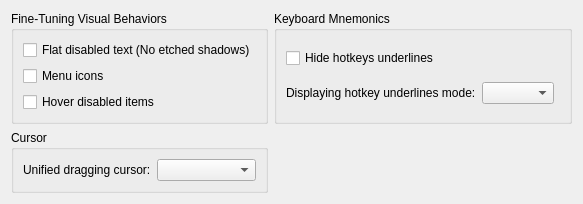
     <widget class="QWidget" name="tab_4">
      <attribute name="title">
       <string>Behavior</string>
      </attribute>
      <layout class="QGridLayout" name="gridLayout_tab4">
       <item row="0" column="1">
        <widget class="QGroupBox" name="gbShortcutMetrics">
         <property name="title">
          <string>Keyboard Mnemonics</string>
         </property>
         <layout class="QGridLayout" name="gridLayout_shortcutMetrics">
          <item row="1" column="1">
           <widget class="QComboBox" name="cbMnemonicUnderlineMode">
            <property name="sizePolicy">
             <sizepolicy hsizetype="Expanding" vsizetype="Fixed">
              <horstretch>0</horstretch>
              <verstretch>0</verstretch>
             </sizepolicy>
            </property>
            <property name="toolTip">
             <string>Choose how menu shortcut underlines respond to the ALT key. (Only active if 'Hide shortcut underlines' is checked).</string>
            </property>
            <property name="sizeAdjustPolicy">
             <enum>QComboBox::SizeAdjustPolicy::AdjustToContents</enum>
            </property>
           </widget>
          </item>
          <item row="1" column="0">
           <widget class="QLabel" name="lblMnemonicUnderlineMode">
            <property name="text">
             <string>Displaying hotkey underlines mode:</string>
            </property>
           </widget>
          </item>
          <item row="1" column="2">
           <spacer name="shortcutSpacer">
            <property name="orientation">
             <enum>Qt::Orientation::Horizontal</enum>
            </property>
            <property name="sizeHint" stdset="0">
             <size>
              <width>0</width>
              <height>0</height>
             </size>
            </property>
           </spacer>
          </item>
          <item row="0" column="0" colspan="3">
           <widget class="QCheckBox" name="chkHideShortcuts">
            <property name="toolTip">
             <string>Prevents visual clutter by hiding shortcut underlines unless the Alt key is held.</string>
            </property>
            <property name="text">
             <string>Hide hotkeys underlines</string>
            </property>
           </widget>
          </item>
         </layout>
        </widget>
       </item>
       <item row="3" column="0">
        <spacer name="verticalSpacer_7">
         <property name="orientation">
          <enum>Qt::Orientation::Vertical</enum>
         </property>
         <property name="sizeHint" stdset="0">
          <size>
           <width>20</width>
           <height>0</height>
          </size>
         </property>
        </spacer>
       </item>
       <item row="0" column="0">
        <widget class="QGroupBox" name="grpBehaviors">
         <property name="title">
          <string>Fine-Tuning Visual Behaviors</string>
         </property>
         <layout class="QGridLayout" name="gridLayout_behaviors">
          <item row="1" column="0">
           <widget class="QCheckBox" name="chkMenuIcons">
            <property name="toolTip">
             <string>Toggle the visibility of icons inside standard dropdown menus and submenus.</string>
            </property>
            <property name="text">
             <string>Menu icons</string>
            </property>
           </widget>
          </item>
          <item row="0" column="0">
           <widget class="QCheckBox" name="chkFlatDisabledText">
            <property name="toolTip">
             <string>Disables the default legacy 3D engraved shadows behind disabled elements.</string>
            </property>
            <property name="text">
             <string>Flat disabled text (No etched shadows)</string>
            </property>
           </widget>
          </item>
          <item row="2" column="0">
           <widget class="QCheckBox" name="chkMenuDisabledActive">
            <property name="toolTip">
             <string>Toggle whether the highlight hover remains active when hovering disabled menu items.</string>
            </property>
            <property name="text">
             <string>Hover disabled items</string>
            </property>
           </widget>
          </item>
         </layout>
        </widget>
       </item>
       <item row="1" column="0">
        <widget class="QGroupBox" name="groupBox_13">
         <property name="title">
          <string>Cursor</string>
         </property>
         <layout class="QGridLayout" name="gridLayout_5">
          <item row="0" column="1">
           <widget class="QComboBox" name="cbDragCursorStyle">
            <property name="sizeAdjustPolicy">
             <enum>QComboBox::SizeAdjustPolicy::AdjustToContents</enum>
            </property>
           </widget>
          </item>
          <item row="0" column="0">
           <widget class="QLabel" name="lblDragCursorStyle">
            <property name="toolTip">
             <string>Select the unified cursor shape displayed when hovering over draggable UI handles (splitters, toolbar grips, and dock titlebars).</string>
            </property>
            <property name="text">
             <string>Unified dragging cursor:</string>
            </property>
           </widget>
          </item>
         </layout>
        </widget>
       </item>
      </layout>
     </widget>
